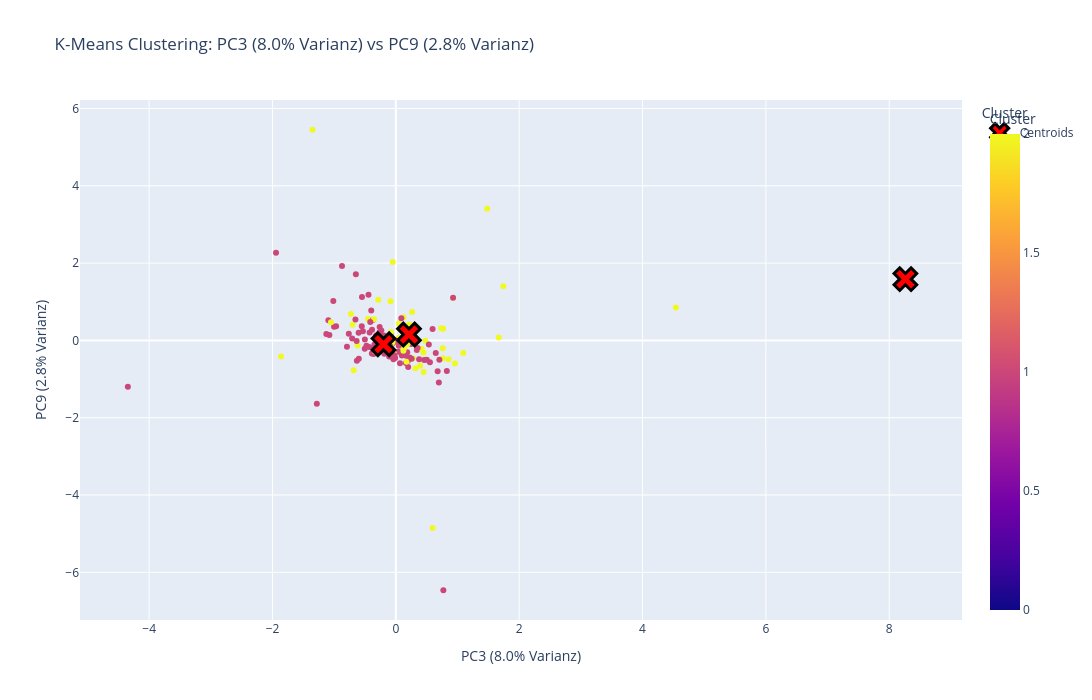

Notebook code cell kept with this figure:
### Code cell
# PARAMETER: Wähle PCA-Komponenten (1-basiert!)
PC_X = 3  # Erste Komponente
PC_Y = 9  # Zweite Komponente

print("="*100)
print("🔍 SCHRITT 1: Analysiere beste PC-Kombinationen für Cluster-Trennung")
print("="*100 + "\n")

# Konvertiere zu Array falls DataFrame
X_array = X_scaled if isinstance(X_scaled, np.ndarray) else X_scaled.values

# Teste PC-Kombinationen
pc_scores = []
n_components_available = min(10, X_array.shape[1])

for i in range(n_components_available):
    for j in range(i+1, n_components_available):
        X_subset = X_array[:, [i, j]]
        sil_score = silhouette_score(X_subset, kmeans_labels)
        
        pc_scores.append({
            'PC1': i+1,
            'PC2': j+1,
            'Silhouette': sil_score
        })

df_pc_scores = pd.DataFrame(pc_scores).sort_values('Silhouette', ascending=False)

print("📊 Top 10 PC-Kombinationen:")
display(df_pc_scores.head(10))

print("\n" + "="*100)
print(f"📊 SCHRITT 2: Interaktive Visualisierung PC{PC_X} vs PC{PC_Y}")
print("="*100 + "\n")

# Hole die Komponenten
X_pc_x = X_array[:, PC_X-1]
X_pc_y = X_array[:, PC_Y-1]

# DataFrame für Plotly
df_plot = pd.DataFrame({
    f'PC{PC_X}': X_pc_x,
    f'PC{PC_Y}': X_pc_y,
    'Cluster': kmeans_labels,
    'Unternehmen': df_kmeans['conm'].values
})

# Varianz-Erklärung
if USE_PCA and 'pca' in dir():
    var_x = pca.explained_variance_ratio_[PC_X-1] * 100
    var_y = pca.explained_variance_ratio_[PC_Y-1] * 100
    xlabel = f'PC{PC_X} ({var_x:.1f}% Varianz)'
    ylabel = f'PC{PC_Y} ({var_y:.1f}% Varianz)'
else:
    xlabel = f'Komponente {PC_X}'
    ylabel = f'Komponente {PC_Y}'

# Interaktiver Plot
fig = px.scatter(
    df_plot,
    x=f'PC{PC_X}',
    y=f'PC{PC_Y}',
    color='Cluster',
    hover_name='Unternehmen',
    hover_data={f'PC{PC_X}': ':.2f', f'PC{PC_Y}': ':.2f', 'Cluster': True},
    title=f'K-Means Clustering: {xlabel} vs {ylabel}',
    color_discrete_sequence=px.colors.qualitative.Bold,
    width=1100,
    height=700
)

# Centroids
centroids_x = kmeans.cluster_centers_[:, PC_X-1]
centroids_y = kmeans.cluster_centers_[:, PC_Y-1]

fig.add_trace(go.Scatter(
    x=centroids_x,
    y=centroids_y,
    mode='markers',
    marker=dict(size=20, color='red', symbol='x', line=dict(width=3, color='black')),
    name='Centroids',
    hovertext=[f'Centroid Cluster {i}' for i in range(KMEANS_K)],
    hoverinfo='text'
))

fig.update_layout(
    xaxis_title=xlabel,
    yaxis_title=ylabel,
    font=dict(size=12),
    legend=dict(title='Cluster'),
    hovermode='closest'
)

from IPython.display import display
display(fig)

print("\n💡 TIPP: Ändere PC_X und PC_Y oben für andere Komponenten!")
print("         Nutze Top-Kombinationen aus der Tabelle für beste Trennung!")
print("="*100)

### Figure 1 — Plotly figure (JSON) as saved in the notebook; plotly's stock layout.template omitted (floating-point values rounded to 4 significant figures; data arrays with more than 128 entries replaced by an {"elided": "..."} marker saying what was removed)
{"data": [{"customdata": {"elided": "160x1 int values"}, "hovertemplate": "<b>%{hovertext}</b><br><br>PC3=%{x:.2f}<br>PC9=%{y:.2f}<br>Cluster=%{marker.color}<extra></extra>", "hovertext": {"elided": "160 str values"}, "legendgroup": "", "marker": {"color": {"elided": "160 int values"}, "coloraxis": "coloraxis", "symbol": "circle"}, "mode": "markers", "name": "", "orientation": "v", "showlegend": false, "type": "scatter", "x": {"elided": "160 float values"}, "xaxis": "x", "y": {"elided": "160 float values"}, "yaxis": "y"}, {"hoverinfo": "text", "hovertext": ["Centroid Cluster 0", "Centroid Cluster 1", "Centroid Cluster 2"], "marker": {"color": "red", "line": {"color": "black", "width": 3}, "size": 20, "symbol": "x"}, "mode": "markers", "name": "Centroids", "type": "scatter", "x": [8.263, -0.2, 0.213], "y": [1.585, -0.1004, 0.1518]}], "layout": {"coloraxis": {"colorbar": {"title": {"text": "Cluster"}}, "colorscale": [[0, "#0d0887"], [0.1111, "#46039f"], [0.2222, "#7201a8"], [0.3333, "#9c179e"], [0.4444, "#bd3786"], [0.5556, "#d8576b"], [0.6667, "#ed7953"], [0.7778, "#fb9f3a"], [0.8889, "#fdca26"], [1, "#f0f921"]]}, "font": {"size": 12}, "height": 700, "hovermode": "closest", "legend": {"title": {"text": "Cluster"}, "tracegroupgap": 0}, "title": {"text": "K-Means Clustering: PC3 (8.0% Varianz) vs PC9 (2.8% Varianz)"}, "width": 1100, "xaxis": {"anchor": "y", "domain": [0, 1], "title": {"text": "PC3 (8.0% Varianz)"}}, "yaxis": {"anchor": "x", "domain": [0, 1], "title": {"text": "PC9 (2.8% Varianz)"}}}}
